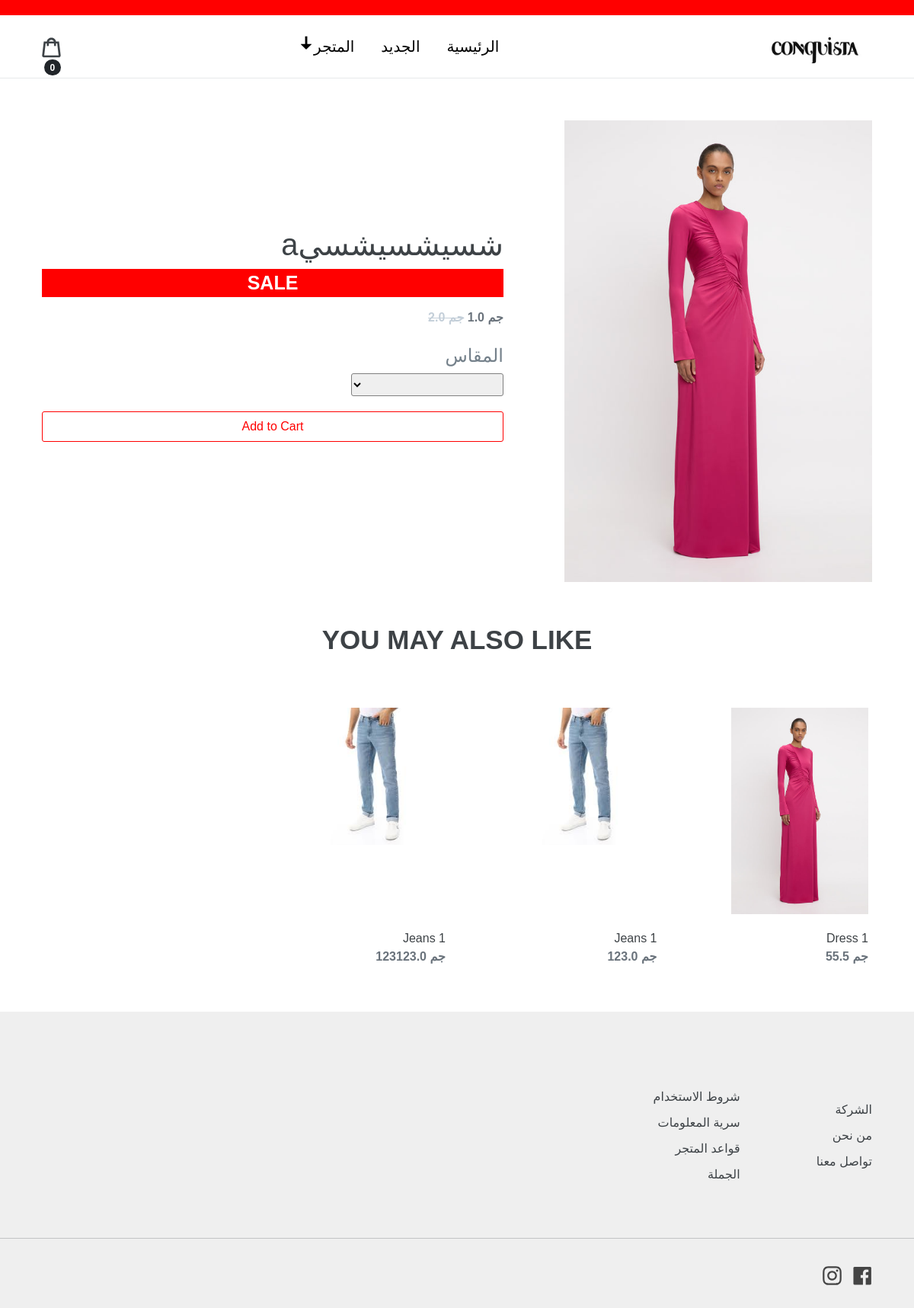
The page /product/شسيشسيشسيa/ on the database as committed earlier.
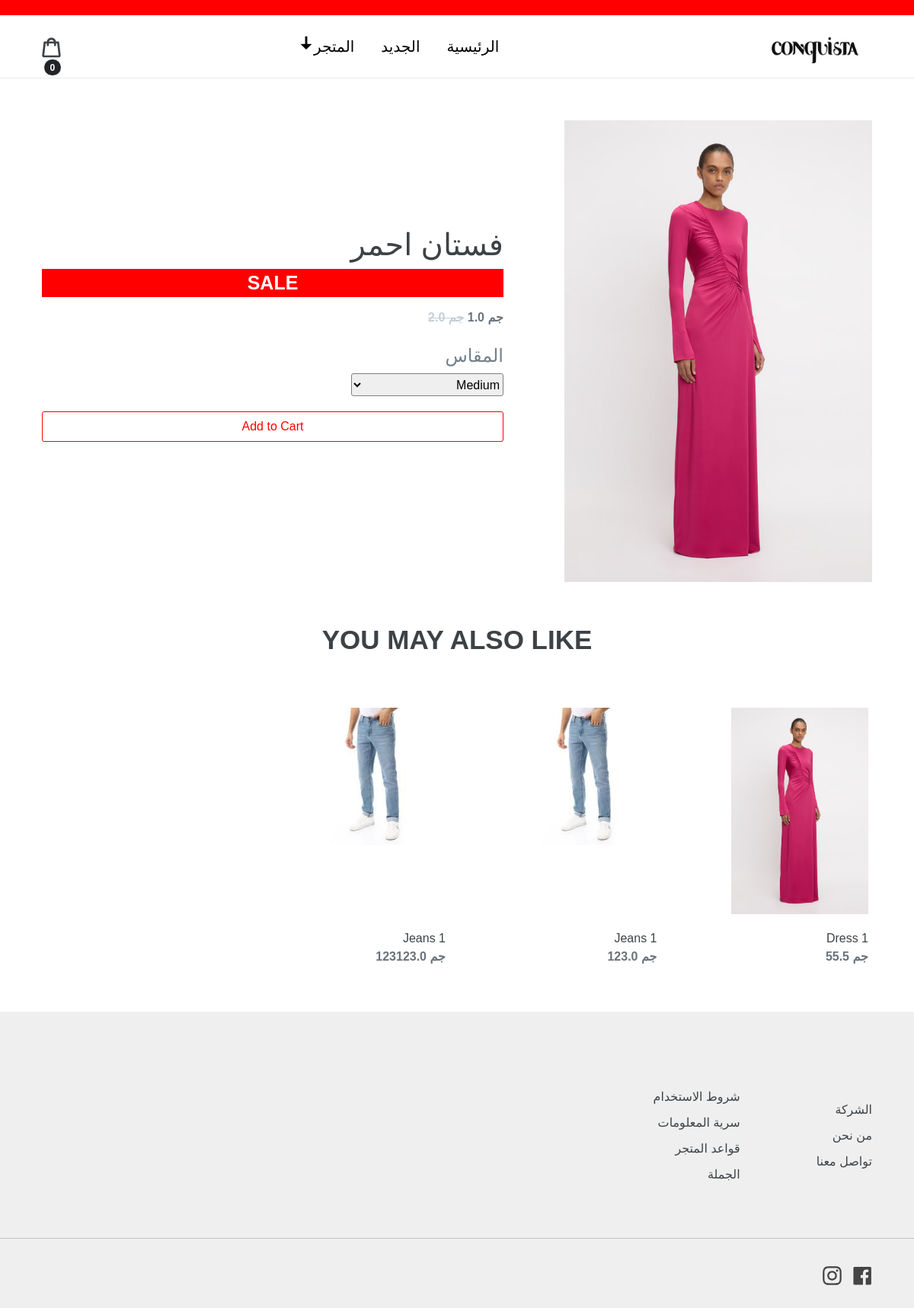
The same page on the database as committed later.
### store/models.py (models this page shows, shortened)
class Product(models.Model):
    name = models.CharField(max_length=200,blank=True,null=True)
    price = models.FloatField(blank=True,null=True)
    category=models.ForeignKey(Category,on_delete=models.CASCADE)
    size=models.ManyToManyField(Size,through='ProductSize',blank=True)
    isNew = models.BooleanField(default=False,verbose_name="منتج جديد")
    isOnSale = models.BooleanField(default=False,verbose_name="المنتج عليه عرض")
    SalePrice = models.FloatField(default=0,blank=True,null=False,verbose_name="سعر العرض")
    isSoldOut = models.BooleanField(default=False,verbose_name="المنتج غير متاح")
    slug = models.SlugField(max_length=200,null=True,blank=True,allow_unicode=True)
    desc = models.TextField(blank=True,null=True)
    image = models.ImageField()

### store/context_processors.py (called while the page is built)
def store_menu(request):
    menu_items = Category.objects.all()
    logo = logoURL()
    return {'menu_items':menu_items,'logo':logo}

def logoURL():
    try:
        logo = WebSiteInfo.objects.get().Logo.url
        return logo
    except:
        return ''

def cart_badge(request):
    try:
        cart = json.loads(request.COOKIES['cart'])
    except:
        cart = {}
    cart_items=0
    for i in cart:
        cart_items += int(cart[i]['quantity'])
    return {'cart_items':cart_items}

### store/views.py (called while the page is built)
def ProductPage(request,pk):
    product=Product.objects.get(slug=pk)
    subs = product.category
    validIds= Product.objects.all().filter(category=subs).count()
    random_profiles_id_list = random.sample(range(validIds), 4)
    RandomProds = Product.objects.filter(id__in=random_profiles_id_list)
    context={'product':product,'subs':subs,'rands':RandomProds,'sizes':product.size.all()}
    return render(request,'store/product.html',context)

### store/templates/store/product.html (shortened to what this page needs)
{% extends 'store/base.html' %}
{% load static %}
{% block content %}
<div class="main">
    <div class="product">
        <div class="product-single">
            <img class="zoomImg" src="{{product.image.url}}"/>
        </div>
    </div>
    <div class="text">
        <h1 class="product-title">{{product.name}}</h1>
        {% if product.isSoldOut %}
        <div class="product-sold-out">SOLD OUT</div>
        {% else %}
            {% if product.isOnSale %}
            <div class="product-sale sale">SALE</div>
            {% endif %}
            {% if product.isOnSale %}
            <span class="price-item"> جم {{product.SalePrice}} </span>
            <span class="price-item saleClass"> جم {{product.price}} </span>
            {% else %}
            <span class="price-item"> جم {{product.price}} </span>
            {% endif %}
            <div class="product-form">
                <div class="product-form-item">
                    <label style="font-size: 1.5rem;">المقاس</label>
                    <select class="option-selector-product" id="sizeOption">
                        {% for size in sizes %}
                        <option value="{{size.name}}">{{size.name}}</option>
                        {% endfor %}
                    </select>
                </div>
            </div>
            <button type="submit" data-product="{{product.id}}" data-action="add" data-bs-toggle="modal" data-bs-target="#exampleModal" class="product-form-cart-submit update-cart">
                Add to Cart
            </button>
        {% endif %}
    </div>
</div>
<div class="title">
    <h2>You may also like</h2>
</div>
<div class="suggest grid-container">
    {% for prod in rands %}
    <div class="product-card">
            <a href="{% url 'product' prod.slug %}" class="card-anchor">
            </a>
            <div>
                <img
                    class="grid-image"
                    src="{{prod.image.url}}"
                    alt="{{prod.name}}" />
            </div>
            {% if prod.isSoldOut %}
            <div class="sold-out">SOLD OUT</div>
            {% else %}
                <div>
                    <div class="product-card-title">{{prod.name}}</div>
                    {% if prod.isOnSale %}
                    <span class="price-item saleClass"> جم {{prod.price}} </span>
                    <span class="price-item"> جم {{prod.SalePrice}} </span>
                    {% else %}
                    <span class="price-item"> جم {{prod.price}} </span>
                    {% endif %}
                </div>
            {% endif %}
        </div>
    {% endfor %}
</div>
{% endblock content %}

### store/templates/store/base.html (shortened to what this page needs)
<!DOCTYPE html>
{% load static %}
<html lang="en" dir="rtl">
    <head>
        <link href="https://cdn.jsdelivr.net/npm/bootstrap@5.1.3/dist/css/bootstrap.min.css" rel="stylesheet"
>
        <link rel="stylesheet" href="https://cdnjs.cloudflare.com/ajax/libs/font-awesome/6.1.1/css/all.min.css" />
        <link rel="stylesheet" href="https://cdn.jsdelivr.net/npm/bootstrap-icons@1.8.1/font/bootstrap-icons.css">
        <link rel="stylesheet" href="{% static 'css/main2.css' %}" />
        <link rel="stylesheet" href="{% static 'css/swiper.css' %}" />
    </head>
    <body>
        <header>
            <a class="logo" href="{% url 'home' %}">
                <img src="{{logo}}" alt="" />
            </a>
            <nav>
                <a href="{% url 'home' %}">الرئيسية</a>
                <a href="{% url 'new-arrivals' %}">الجديد</a>
                <li class="dropdown">
                    <a href="#" id="dropBtn" class="shop">المتجر</a>
                </li>
            </nav>
            <div class="icon-container">
                <a href="{% url 'cart' %}" class="icon-cart">
                    <span class="badge rounded-pill bg-dark">
                        {{cart_items}}
                    </span>
                </a>
            </div>
        </header>
        <body>
        {% block content %}
        {% endblock content %}
        </body>
        <footer>
            <div class="main-footer">
                <div class="footer-content">
                    <div class="footer-linklist">
                        <a href="{% url 'company' %}"> الشركة </a>
                        <a href="{% url 'about-us' %}"> من نحن </a>
                        <a href="{% url 'contact' %}"> تواصل معنا </a>
                    </div>
                    <div class="footer-linklist">
                        <a href="{% url 'terms' %}"> شروط الاستخدام </a>
                        <a href="{% url 'privacy' %}"> سرية المعلومات </a>
                        <a href="{% url 'policy' %}"> قواعد المتجر </a>
                        <a href="{% url 'wholesale' %}"> الجملة </a>
                    </div>
                </div>
            </div>
            <hr class="site-footer__hr" />
            <div class="social-icons">
                <a class="social-icon-facebook" href="https://www.facebook.com/">
                </a>
                <a class="social-icon-instagram" href="https://www.instagram.com/">
                </a>
            </div>
        </footer>
    </body>
</html>

### static/css/main2.css (style rules this page uses)
* { margin: 0; padding: 0; box-sizing: border-box; font-family: "Gill Sans", sans-serif; }
a { text-decoration: none; color: #3d4246; }
body { font-family: "Work Sans", sans-serif; font-size: 16px; line-height: 1.5; font-weight: 400; font-style: normal; color: #3d4246; background-color: #fff; }
header { background-color: #fff; position: relative; padding: 0 55px; border-bottom: 1px solid #e8e9eb; border-top: 20px solid red; display: flex; align-items: center; justify-content: space-between; }
.icon-container { display: flex; gap: 15px; align-items: center; justify-content: space-evenly; }
.icon-cart { width: 25px; height: 25px; }
nav { display: flex; justify-content: space-between; gap: 35px; font-size: 15px; align-items: center; }
.dropdown { position: relative; }
.dropdown > a::after { content: "ꜜ"; font-size: 40px; position: absolute; top: -5px; }
nav a { color: rgb(0, 0, 0); font-size: 20px; transition: opacity 0.3s; text-wrap: nowrap; font-weight: 500; }
li::marker { content: ""; }
.logo { height: 82px; }
.logo img { width: 85%; height: 65%; margin: 19px 10px 10px 0; }
h2 { font-style: normal; font-weight: 900; line-height: 1.2; overflow-wrap: break-word; word-wrap: break-word; font-size: 35px; text-transform: uppercase; }
.grid-container { display: grid; grid-template-columns: repeat(4, 1fr); justify-content: center; margin: 5%; gap: 30px; }
.price-item { color: #69727b; font-weight: 600; }
.product { width: 40%; }
.product-card { position: relative; width: 80%; max-height: 400px; display: flex; flex-direction: column; justify-content: space-between; gap: 20px; }
.card-anchor { position: absolute; top: 0; right: 0; bottom: 0; left: 0; z-index: 2; }
footer { margin-top: 55px; padding: 45px 0 10px; background-color: #efefef; }
.main-footer { padding: 55px; display: flex; align-items: flex-start; justify-content: space-between; width: 100%; }
.footer-content { display: flex; align-items: center; justify-content: space-between; gap: 100px; }
.footer-linklist { display: flex; flex-direction: column; gap: 10px; }
.social-icons { padding: 20px 55px 20px; display: flex; gap: 15px; }
.social-icon-facebook svg { width: 25px; height: 25px; }
.social-icon-instagram svg { width: 25px; height: 25px; }
.main { display: flex; align-items: center; gap: 80px; padding: 55px; }
.zoomImg { width: 100%; height: 100%; }
.text { width: 60%; }
.title { display: flex; justify-content: center; }
label { cursor: pointer; font-size: 0.75em; text-transform: uppercase; margin-bottom: 5px; font-weight: 400; color: #74808a; line-height: 1.5; }
select { border: none; height: 50px; }
option { font-size: 20px; }
.grid-image { max-width: 180px; }
.sale { background-color: red; color: white; text-align: center; font-size: 25px; font-weight: 700; margin-bottom: -15px; }
.saleClass { text-decoration: line-through; margin-left: 10px; color: #c4cfd9; }
.product-sale { margin-bottom: 15px; width: 100%; }
.product-form { display: flex; justify-content: space-between; margin-top: 20px; }
.product-form-item { display: flex; flex-direction: column; align-items: flex-start; }
.option-selector-product { border: solid 1px gray; border-radius: 3px; height: 30px; width: 200px; }
.product-form-cart-submit { width: 100%; height: 40px; background-color: transparent; margin-top: 20px; margin-bottom: 20px; border: solid 1px red; border-radius: 3px; color: red; cursor: pointer; }

Rows that differ between the two databases and show on the page:
changed Product: name "شسيشسيشسيa" → "فستان احمر"
Other text that changed with them:
form field value: (not shown) → "Medium"
